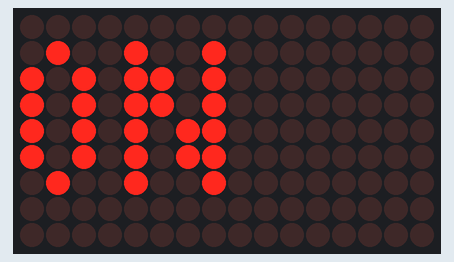
This sketch was run on a simulated ESP32. Parts: 16×9 LED matrix.

Above: at 0.1 s.

The sketch:

Project_matrix.ino
```cpp
//http://robojax.com/learn/arduino/8x8LED/

#include <Adafruit_GFX.h>
#include <Adafruit_IS31FL3731.h>
// LED Matrix 드라이버 제어를 위한 라이브러리
// source : Arduino\hardware\espressif\esp32\libraries\Adafruit_IS31FL3731-master

Adafruit_IS31FL3731 matrix = Adafruit_IS31FL3731();

static const uint8_t PROGMEM bmp_ON[]=
{ B00000000,B01001001,B10101101,B10101101,B10101011,B10101011,B01001001,B00000000 };

static const uint8_t PROGMEM bmp_OFF[]=
{ B00000000,B01001111,B10101010,B10101111,B10101010,B10101010,B01001010,B00000000 };

static const uint8_t PROGMEM bmp_R[]=
{ B01111100,B01000100,B01000100,B01111100,B01100000,B01010000,B01001000,B01000100 };

static const uint8_t PROGMEM bmp_S[]=
{ B00111100,B01000010,B01000010,B01100000,B00011100,B00000010,B01000010,B00111100 };

static const uint8_t PROGMEM bmp_badWeather[]=
{ B00000000,B01100110,B01100110,B00000000,B00011000,B00100100,B01000010,B00000000 };

static const uint8_t PROGMEM bmp_goodWeather[]=
{ B00000000,B01100110,B01100110,B00000000,B10000001,B01000010,B00111100,B00000000 };

static const uint8_t PROGMEM bmp_B_full[]=
{ B00011000,B01111110,B01111110,B01111110,B01111110,B01111110,B01111110,B01111110 };//battery capacity

static const uint8_t PROGMEM bmp_B_80[]=
{ B00011000,B01111110,B01000010,B01000010,B01111110,B01111110,B01111110,B01111110 };//battery capacity

static const uint8_t PROGMEM bmp_B_40[]=
{ B00011000,B01111110,B01000010,B01000010,B01000010,B01000010,B01111110,B01111110 };//battery capacity

static const uint8_t PROGMEM bmp_B_15[]=
{ B00011000,B01111110,B01000010,B01000010,B01000010,B01000010,B01000010,B01111110 };//battery capacity

static const uint8_t PROGMEM bmp_money[]=
{ B00000000,B01000010,B01000010,B01011010,B11111111,B01011010,B01011010,B00100100 };//fee display

static const uint8_t PROGMEM bmp_speedDec[]=
{ B00011000,B00011000,B00011000,B10011001,B01011010,B00111100,B00011000,B00000000 };

static const uint8_t PROGMEM bmp_P[]=
{ B01111110,B01000010,B01000010,B01111110,B01000000,B01000000,B01000000,B01000000 };

static const uint8_t PROGMEM bmp_D[]=
{ B01111000,B01000100,B01000010,B01000010,B01000010,B01000010,B01000100,B01111000 };//discount


void setup() {
  matrix.begin(); // I2C주소값 선언, begin(uint8_t addr = ISSI_ADDR_DEFAULT);
                // #define ISSI_ADDR_DEFAULT 0x74
}

void loop() {
  matrix.setRotation(0);
  matrix.clear();
  matrix.drawBitmap(0,0,bmp_ON,8,8,128);
  delay(3000);
}
```
